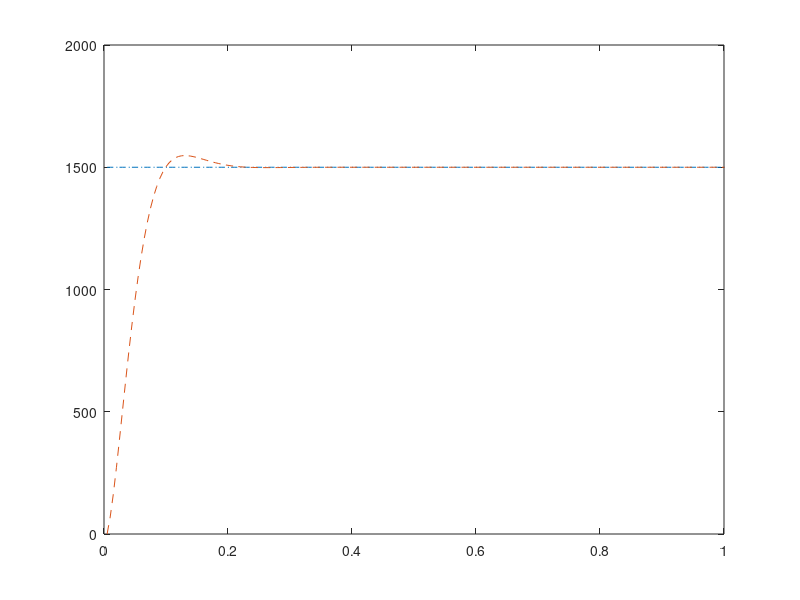

This figure's MATLAB source:
ts=0.005;  %采样时间=0.005s
sys=tf(0.998,[0.021,1]);   %建立被控对象传递函数，即式4.1
dsys=c2d(sys,ts,'z');      %离散化
[num,den]=tfdata(dsys,'v');   %
e_1=0;      %前一时刻的偏差      
Ee=0;       %累积偏差
u_1=0.0;    %前一时刻的控制量
y_1=0;       %前一时刻的输出
%PID参数
kp=0.22;    
ki=0.13;
kd=0;
u=zeros(1,1000);%预先分配内存
time=zeros(1,1000);%时刻点（设定1000个）
for k=1:1:1000
    time(k)=k*ts;   %时间参数
    r(k)=1500;      %期望值
    y(k)=-1*den(2)*y_1+num(2)*u_1+num(1)*u(k);%系统响应输出序列
    e(k)=r(k)-y(k);   %误差信号
    u(k)=kp*e(k)+ki*Ee+kd*(e(k)-e_1); %系统PID控制器输出序列
    Ee=Ee+e(k);    %误差的累加和
    u_1=u(k);    	%前一个的控制器输出值
    y_1=y(k);    	%前一个的系统响应输出值
    e_1=e(k);		%前一个误差信号的值
end
%（仅绘制过渡过程的曲线，x坐标限制为[0,1]）
p1=plot(time,r,'-.');xlim([0,1]);hold on;%指令信号的曲线（即期望输入）
p2=plot(time,y,'--');xlim([0,1]);%不含积分分离的PID曲线
hold on;
